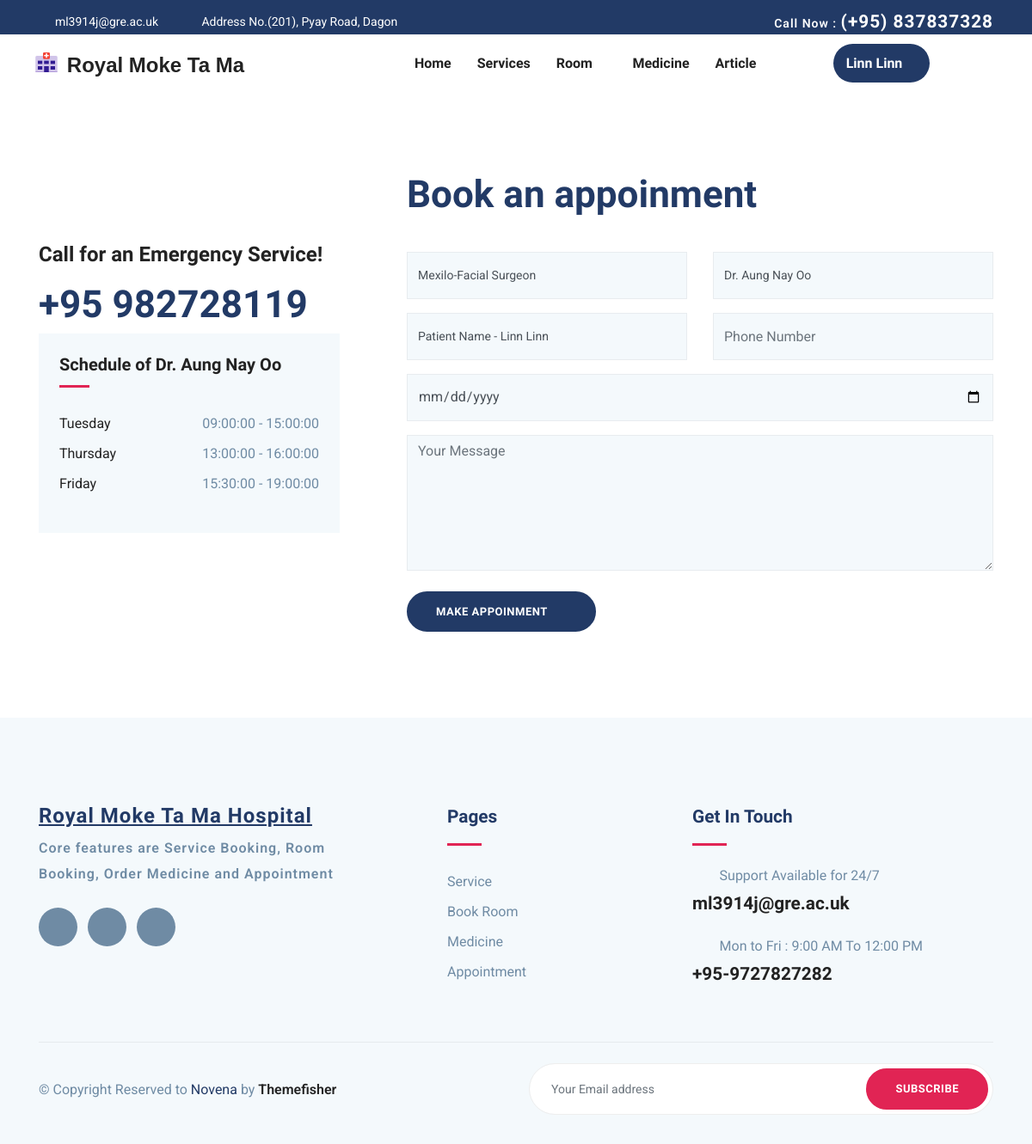
The page /makeappointment.php?doctorIdToAppt=1 (signed in) on the database its author committed.
### tables this page shows
CREATE TABLE `user` (
  `userId` int NOT NULL,
  `userName` varchar(30) NOT NULL,
  `userEmail` varchar(50) NOT NULL,
  `userPassword` text NOT NULL,
  `userPhone` varchar(15) NOT NULL,
  `userAddress` text NOT NULL,
  `userDob` date NOT NULL,
  `userBloodType` varchar(5) NOT NULL,
  `userNrc` varchar(20) NOT NULL,
  `userNote` text
);

CREATE TABLE `doctor` (
  `doctorId` int NOT NULL,
  `doctorName` varchar(30) NOT NULL,
  `doctorEmail` varchar(50) NOT NULL,
  `doctorPassword` text NOT NULL,
  `doctorPhone` varchar(15) DEFAULT NULL,
  `education` text,
  `introduction` text,
  `specialityId` int DEFAULT NULL
);

CREATE TABLE `schedule` (
  `scheduleId` int NOT NULL,
  `dayOfSchedule` enum('sun','mon','tue','wed','thur','fri','sat') DEFAULT NULL,
  `startTime` time DEFAULT NULL,
  `endTime` time DEFAULT NULL,
  `doctorId` int DEFAULT NULL
);

CREATE TABLE `speciality` (
  `specialityId` int NOT NULL,
  `speciality` varchar(200) DEFAULT NULL,
  `description` text
);

### makeappointment.php (the view, shortened to what this page needs)
<?php
include('header.php');
include('connect.php');
if (isset($_REQUEST['doctorIdToAppt'])) {
    $doctorId_appt = $_REQUEST['doctorIdToAppt'];
    $selectdoctorinfo = "SELECT * from doctor d,speciality s where d.specialityId=s.specialityId and d.doctorId=$doctorId_appt";
    $runselectdoctorinfo = $connection->query($selectdoctorinfo);
    $dataofdoctorinfo = $runselectdoctorinfo->fetch_array(MYSQLI_ASSOC);
    $speciality = $dataofdoctorinfo['speciality'];
    $doctorName = $dataofdoctorinfo['doctorName'];
} else {
    echo "<script>alert('Invalid action!')</script>";
    echo "<script>location='finddoctor.php'</script>";
}
if (isset($_SESSION['uid'])) {
    $userId = $_SESSION['uid'];
    $selectuserName = "SELECT userName from user where userId=$userId";
    $runselectuserName = $connection->query($selectuserName);
    $dataofuserName = $runselectuserName->fetch_array(MYSQLI_ASSOC);
    $userName = $dataofuserName['userName'];
} else {
    echo "<script>alert('Please Login First!')</script>";
    echo "<script>location='login.php'</script>";
}
?>
<div id="site-start-section">
    <section class="appoinment section">
        <div class="container">
            <div class="row">
                <div class="col-lg-4">
                    <div class="mt-3">
                        <div class="feature-icon mb-3">
                            <i class="icofont-support text-lg"></i>
                        </div>
                        <span class="h3">Call for an Emergency Service!</span>
                        <h2 class="text-color mt-3">+95 982728119 </h2>
                        <div class="sidebar-widget  gray-bg p-4">
                            <h5 class="mb-4">Schedule of <?php echo $doctorName; ?></h5>
                            <ul class="list-unstyled lh-35">
                                <?php
                                $selectschedule = "SELECT * from schedule s,doctor d where s.doctorId=d.doctorId and d.doctorId=$doctorId_appt";
                                $runselectschedule = $connection->query($selectschedule);
                                $dataofschedule = $runselectschedule->fetch_all(MYSQLI_ASSOC);
                                if ($runselectschedule->num_rows > 0) {
                                    foreach ($dataofschedule as $eachdata) {
                                        $dayofSchedule = $eachdata['dayOfSchedule'];
                                        $day = "";
                                        $stime = $eachdata['startTime'];
                                        $etime = $eachdata['endTime'];
                                        switch ($dayofSchedule) {
                                            case 'tue':
                                                $day = "Tuesday";
                                                break;
                                            case 'thur':
                                                $day = "Thursday";
                                                break;
                                            case 'fri':
                                                $day = "Friday";
                                                break;
                                        }
                                        echo "
                                    <li class='d-flex justify-content-between align-items-center'>
                                        <a href='#'>$day</a>
                                        <span>$stime - $etime</span>
                                    </li>
                                    ";
                                    }
                                } else {
                                    echo "
                                    <li class='d-flex justify-content-between align-items-center'>
                                        <span>No Schedule</span>
                                    </li>
                                    ";
                                }
                                ?>
                            </ul>
                        </div>
                    </div>
                </div>
                <div class="col-lg-8">
                    <div class="appoinment-wrap mt-5 mt-lg-0 pl-lg-5">
                        <h2 class="mb-2 title-color">Book an appoinment</h2>
                        <form class="appoinment-form" method="post">
                            <div class="row">
                                <div class="col-lg-6">
                                    <div class="form-group">
                                        <input name="name" id="name" type="text" class="form-control" placeholder="Speciality" value="<?php echo $speciality; ?>" readonly>
                                    </div>
                                </div>
                                <div class="col-lg-6">
                                    <div class="form-group">
                                        <input name="name" id="name" type="text" class="form-control" placeholder="Doctor Name" value="<?php echo $doctorName; ?>" readonly>
                                    </div>
                                </div>
                                <div class="col-lg-6">
                                    <div class="form-group">
                                        <input name="name" id="name" type="text" class="form-control" placeholder="Full Name" value="Patient Name - <?php echo $userName; ?>" readonly>
                                    </div>
                                </div>
                                <div class="col-lg-6">
                                    <div class="form-group">
                                        <input name="tfPhoneNumber" id="phone" type="Number" class="form-control" placeholder="Phone Number" required>
                                    </div>
                                </div>
                                <div class="col-lg-12">
                                    <div class="form-group">
                                        <input name="tfBookingDate" id="BookingDate" type="date" class="form-control" required>
                                    </div>
                                </div>
                            </div>
                            <div class="form-group-2 mb-4">
                                <textarea name="tfYourMessage" id="message" class="form-control" rows="6" placeholder="Your Message"></textarea>
                            </div>
                            <button type="submit" name="btnAppointment" class="btn btn-main btn-round-full">Make Appoinment <i class="icofont-simple-right ml-2"></i></button>
                        </form>
                    </div>
                </div>
            </div>
        </div>
    </section>
</div>
<?php
include('footer.php');
?>

### header.php (shortened to what this page needs)
<?php
include('connect.php');
?>
<!DOCTYPE html>
<html lang="zxx">
<head>
	<link rel="stylesheet" href="plugins/bootstrap/css/bootstrap.min.css">
	<link rel="stylesheet" href="plugins/icofont/icofont.min.css">
	<link rel="stylesheet" href="plugins/slick-carousel/slick/slick.css">
	<link rel="stylesheet" href="plugins/slick-carousel/slick/slick-theme.css">
	<link rel="stylesheet" href="css/style.css">
	<link rel="stylesheet" type="text/css" href="fixingnavbar.css">
</head>
<body id="top">
	<header id="site-header" class="bg-white">
		<div class="header-top-bar" style="height: 40px;">
			<div class="container">
				<div class="row align-items-center">
					<div class="col-lg-6">
						<ul class="top-bar-info list-inline-item pl-0 mb-0">
							<li class="list-inline-item"><a href="mailto:ml3914j@gre.ac.uk"><i class="icofont-support-faq mr-2"></i>ml3914j@gre.ac.uk</a></li>
							<li class="list-inline-item"><i class="icofont-location-pin mr-2"></i>Address No.(201), Pyay Road, Dagon </li>
						</ul>
					</div>
					<div class="col-lg-6">
						<div class="text-lg-right top-right-bar mt-2 mt-lg-0">
							<a href="tel:+23-345-67890">
								<span>Call Now : </span>
								<span class="h4">(+95) 837837328</span>
							</a>
						</div>
					</div>
				</div>
			</div>
		</div>
		<nav class="navbar navbar-expand-lg navigation" id="navbar">
			<div class="container">
				<a class="navbar-brand" href="index.html">
					<div class="row d-flex align-items-center">
						<img src="images/sitelogo.png" alt="" width="10%" style="margin-top: -15px;" class="mx-2">
						<h3 style="font-family: 'Trebuchet MS', 'Lucida Sans Unicode', 'Lucida Grande', 'Lucida Sans', Arial, sans-serif;">Royal Moke Ta Ma</h3>
					</div>
				</a>
				<div class="collapse navbar-collapse" id="navbarmain">
					<ul class="navbar-nav ml-auto">
						<li class="nav-item active">
							<a class="nav-link" href="index.php">Home</a>
						</li>
						<li class="nav-item"><a class="nav-link" href="service.php">Services</a></li>
						<li class="nav-item dropdown">
							<a class="nav-link dropdown-toggle" href="department.html" id="dropdown02" data-toggle="dropdown" aria-haspopup="true" aria-expanded="false">Room <i class="icofont-thin-down"></i></a>
						</li>
						<li class="nav-item"><a class="nav-link" href="medicine.php">Medicine</a></li>
						<li class="nav-item"><a class="nav-link" href="article.php">Article</a></li>
						<?php
						if (isset($_SESSION['uid'])) {
							$userIdLoginned = $_SESSION['uid'];
							$selectname = "SELECT userName from user where userId=$userIdLoginned";
							$runselectname = $connection->query($selectname);
							$userNameLoginned = "";
							if ($runselectname->num_rows == 1) {
								$dataofuser = $runselectname->fetch_array(MYSQLI_BOTH);
								$userNameLoginned = $dataofuser['userName'];
							}
							if (isset($_SESSION['cart'])) {
								$countofcart = sizeof($_SESSION['cart']);
								echo "<li class='nav-item mr-4'><div style='position:relative;'><a class='nav-link' href='cart.php'><i class='icofont-shopping-cart' style='font-size:26px; color:#223A66;'></i><span class='badge badge-pill badge-success' style='position:absolute; top:1px; right:3px;'>$countofcart</span></a></div></li>";
							} else {
								echo "<li class='nav-item mr-4'><div style='position:relative;'><a class='nav-link' href='cart.php'><i class='icofont-shopping-cart' style='font-size:26px; color:#223A66;'></i></a></div></li>";
							}
							echo "
								<li class='nav-item dropdown'>
								<a class='nav-link dropdown-toggle btn-main btn-round-full text-white' href='blog-sidebar.html' id='setting' data-toggle='dropdown' aria-haspopup='true' aria-expanded='false'>$userNameLoginned <i class='icofont-thin-down'></i></a>
								<ul class='dropdown-menu' aria-labelledby='setting'>
									<li><a class='dropdown-item' href='profile.php'>Profile</a></li>
									<li><a class='dropdown-item' href='testimonial.php'>Testimonial</a></li>
									<li><a class='dropdown-item' href='logout.php'>Logout</a></li>
								</ul>
								</li>
								";
						} else {
							echo "<li class='nav-item'><a class='nav-link' href='login.php'>Login</a></li>";
						}
						?>
						<li class='nav-item mr-4'><a class='nav-link' href='finddoctor.php'><i class='icofont-doctor' style='font-size:26px; color:#223A66;'></i></a></li>
					</ul>
				</div>
			</div>
		</nav>
	</header>

### css/style.css (style rules this page uses)
html { overflow-x: hidden; }
body { line-height: 1.6; font-family: "Roboto", sans-serif; -webkit-font-smoothing: antialiased; font-size: 16px; color: #6F8BA4; font-weight: 400; }
h1, .h1, h2, .h2, h3, .h3, h4, .h4, h5, .h5, h6, .h6 { font-family: "Exo", sans-serif; font-weight: 700; color: #222; }
h2, .h2 { font-size: 44px; }
h3, .h3 { font-size: 1.5rem; }
h4, .h4 { font-size: 1.3rem; line-height: 30px; }
h5, .h5 { font-size: 1.25rem; }
input[type="email"], input[type="password"], input[type="text"], input[type="tel"] { box-shadow: none; height: 45px; outline: none; font-size: 14px; }
.form-control { box-shadow: none; border-radius: 0; }
.btn { display: inline-block; font-size: 14px; font-size: 0.8125rem; font-weight: 700; letter-spacing: .5px; padding: .75rem 2rem; font-family: "Exo", sans-serif; text-transform: uppercase; border-radius: 5px; border: 2px solid transparent; transition: all .35s ease; }
.btn-main { background: #223a66; color: #fff; border-color: #223a66; }
.btn-round-full { border-radius: 50px; }
.section { padding: 100px 0; }
.text-lg { font-size: 3.75rem; }
a { color: #222; text-decoration: none; transition: all .35s ease; }
.title-color { color: #223a66; }
.text-lg { font-size: 50px; }
.gray-bg { background: #f4f9fc; }
#navbarmain { padding: 20px 0px; }
#navbarmain .nav-link { font-weight: 600; padding: 10px 15px; color: #222; font-family: "Exo", sans-serif; text-transform: capitalize; font-size: 16px; transition: all .25s ease; }
.dropdown-toggle::after { display: none; }
.navbar-brand { margin-top: 10px; }
.header-top-bar { background: #223a66; font-size: 14px; padding: 10px 0px; box-shadow: 0 1px 2px rgba(0, 0, 0, 0.05); color: #fff; }
.top-bar-info li a { color: #fff; margin-right: 20px; }
.top-right-bar a span { color: #fff; font-weight: 600; letter-spacing: 1px; }
.text-color { color: #223a66; }
.appoinment-form { margin-top: 40px; }
.appoinment-form .form-control { background: #f4f9fc; height: 55px; border-color: rgba(0, 0, 0, 0.05); }
.appoinment-form textarea.form-control { height: auto; }
.lh-35 { line-height: 35px; }
.sidebar-widget { margin-bottom: 30px; padding-bottom: 35px; }
.sidebar-widget h5 { margin-bottom: 30px; position: relative; padding-bottom: 15px; }
.sidebar-widget h5:before { position: absolute; content: ""; left: 0px; bottom: 0px; width: 35px; height: 3px; background: #e12454; }

### fixingnavbar.css (style rules this page uses)
@media (min-width: 992px) { #site-header { position: fixed; top: 0; left: 0; width: 100%; z-index: 2; } }
@media (min-width: 992px) { #site-start-section { margin-top: 100px; } }
@media (min-width: 992px) { #navbar { height: 70px; } }

### rows shown on the page
user: userName "Linn Linn", name "Patient Name - Linn Linn"
doctor: doctorName "Dr. Aung Nay Oo", name "Mexilo-Facial Surgeon", name "Dr. Aung Nay Oo"
schedule: dayOfSchedule "Tuesday", startTime "09:00:00", endTime "15:00:00"
schedule: dayOfSchedule "Thursday", startTime "13:00:00", endTime "16:00:00"
schedule: dayOfSchedule "Friday", startTime "15:30:00", endTime "19:00:00"
